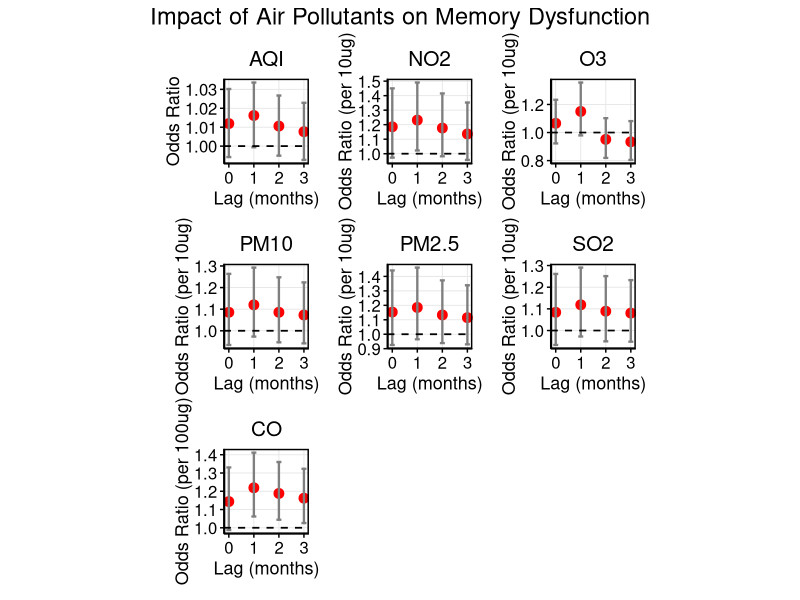
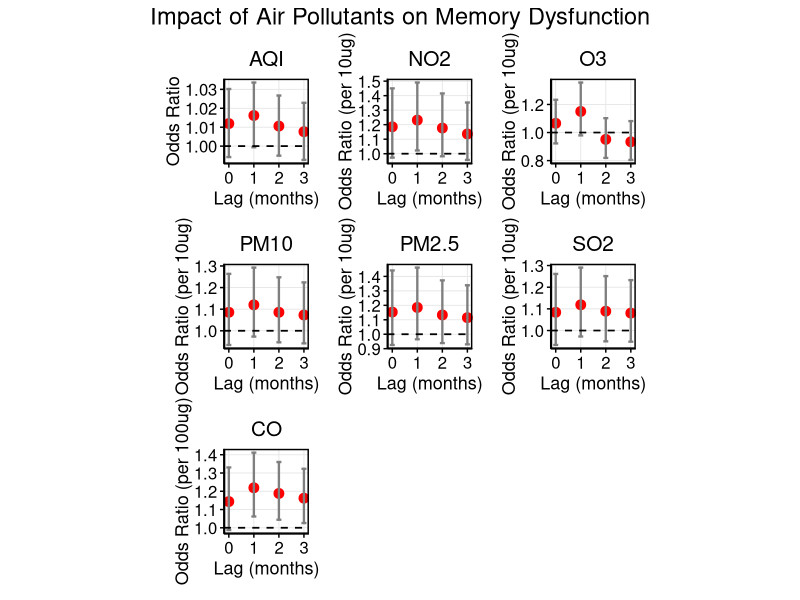

These charts were generated, in order, by the following R code:
setwd("/Users/shij/Documents/GitHub/NMDA_data_analysis/")
my.dat<-readxl::read_xlsx("NMDA_with_population_sex_ratio_age_portion.xlsx")
setwd("/Users/shij/Documents/GitHub/NMDA_data_analysis/251211/")

# ============================
# 1. Load Required Packages
# ============================
library(ggplot2)
library(dplyr)
library(tidyr)
library(broom)
library(patchwork)   # For combining plots
library(writexl)     # For exporting table

# ============================
# 2. Simplify Outcome Variable Name & Convert to Factor
# ============================
# Rename column for simplicity
names(my.dat)[names(my.dat) == "Memory dysfunction"] <- "MemoryDys"

# Check current class
class(my.dat$MemoryDys)
table(my.dat$MemoryDys)  # Should show 0 and 1

# Convert to factor (binary logistic regression expects factor or 0/1)
my.dat$MemoryDys <- factor(my.dat$MemoryDys, levels = c(0, 1), ordered = FALSE)

# Verify
str(my.dat$MemoryDys)

# ============================
# 3. Define Pollutants and Lags
# ============================
pollutants <- c("AQI", "NO2", "O3", "CO", "PM10", "PM2.5", "SO2")  # CO is 4th
lags <- c("M0", "M1", "M2", "M3")

# Create column name patterns
pollutant_cols <- sapply(pollutants, function(p) {
  paste0(p, "_", lags)
}, simplify = FALSE)

# ============================
# 4. Fit Binary Logistic Regression for Each Pollutant-Lag
# ============================
results_list <- list()

for (pollutant in pollutants) {
  lag_cols <- pollutant_cols[[pollutant]]
  for (lag_col in lag_cols) {
    # Check if column has variation and not all NA
    data_col <- my.dat[[lag_col]]
    if (all(is.na(data_col)) || length(unique(data_col[!is.na(data_col)])) <= 1) {
      message("Skipping ", lag_col, " — no variation or all NA")
      next
    }
    
    # Fit binary logistic regression
    model <- glm(MemoryDys ~ ., data = my.dat[, c("MemoryDys", lag_col)], 
                 family = binomial, na.action = na.omit)
    
    # Extract summary
    model_summary <- tidy(model, conf.int = TRUE, exponentiate = TRUE) %>%
      filter(term == lag_col) %>%
      mutate(Pollutant = pollutant,
             Lag = gsub(".*_", "", lag_col),
             Lag_Num = as.numeric(gsub("M", "", lag_col)))
    
    results_list <- append(results_list, list(model_summary))
  }
}

# Combine all results
results_df <- bind_rows(results_list)

# ============================
# 5. Clean and Format Results
# ============================
results_df <- results_df %>%
  mutate(
    Lag = trimws(toupper(Lag)),
    Lag.Num = as.numeric(gsub("^M(\\d+)$", "\\1", Lag))
  ) %>%
  filter(!is.na(Lag.Num))

# # ============================
# # 6. Create 7 Individual Plots (One per Pollutant) — NO TEXT LABELS
# # ============================
# # Get pollutants in desired order
# pollutants_plot <- c("AQI", "NO2", "O3", "CO", "PM10", "PM2.5", "SO2")
# 
# # Create list of individual plots
# plot_list <- lapply(pollutants_plot, function(poll) {
#   df_sub <- results_df %>% filter(Pollutant == poll)
#   
#   p <- ggplot(df_sub, aes(x = Lag.Num, y = estimate, ymin = conf.low, ymax = conf.high)) +
#     geom_point(color = "red", size = 3) +
#     geom_errorbar(width = 0.2, color = "gray50", size = 0.8) +
#     geom_hline(yintercept = 1, linetype = "dashed", color = "black", size = 0.6) +
#     labs(
#       x = "Lag (months)",
#       y = "Odds Ratio (OR)",
#       title = poll
#     ) +
#     theme_minimal() +
#     theme(
#       panel.border = element_rect(color = "black", fill = NA, size = 1),
#       panel.background = element_blank(),
#       panel.grid.major = element_line(color = "gray90", size = 0.3),
#       panel.grid.minor = element_blank(),
#       axis.line = element_line(color = "black", size = 0.5),
#       axis.ticks = element_line(color = "black", size = 0.5),
#       axis.text = element_text(size = 12, color = "black"),
#       axis.title = element_text(size = 13, color = "black"),
#       plot.title = element_text(hjust = 0.5, size = 15, color = "black"),
#       plot.margin = margin(10, 10, 10, 10),
#       axis.title.y = element_text(angle = 90, vjust = 0.5),
#       aspect.ratio = 1  # ← Forces square panels
#     ) +
#     # ✅ No text labels — remove all geom_text
#     # ✅ Tight x-axis: no extra padding
#     scale_x_continuous(
#       breaks = c(0, 1, 2, 3), 
#       labels = c("0", "1", "2", "3"),
#       expand = expansion(add = c(0.1, 0.1))  # ← Tight padding
#     )
#   
#   return(p)
# })
# 
# # ============================
# # 7. Combine All 7 Plots in a Single Row — CO LAST
# # ============================
# p_combined <- plot_list[[1]] + plot_list[[2]] + plot_list[[3]] + plot_list[[5]] + 
#   plot_list[[6]] + plot_list[[7]] + plot_list[[4]] +
#   plot_annotation(title = "Impact of Pollutants on Memory Dysfunction",
#                   theme = theme(plot.title = element_text(hjust = 0.5, size = 17, color = "black")))
# 
# # Display plot
# print(p_combined)
# 
# # Optional: Save as PNG with width=12, height=15
# ggsave("NMDAR_MemoryDysfunction.png", p_combined, width = 12, height = 15, dpi = 300, units = "in")

# ============================
# 6. Create 7 Individual Plots (One per Pollutant) — NO TEXT LABELS
# ============================
# Get pollutants in desired order
pollutants_plot <- c("AQI", "NO2", "O3", "CO", "PM10", "PM2.5", "SO2")

# Create list of individual plots
plot_list <- lapply(pollutants_plot, function(poll) {
  df_sub <- results_df %>% filter(Pollutant == poll)
  
  # Apply transformation based on pollutant
  if (poll == "CO") {
    df_sub <- df_sub %>%
      mutate(
        y = estimate^0.1,
        ymin = conf.low^0.1,
        ymax = conf.high^0.1
      )
    y_label <- "Odds Ratio (per 100ug)"
  }else if (poll == "AQI") {
    df_sub <- df_sub %>%
      mutate(
        y = estimate^1,
        ymin = conf.low^1,
        ymax = conf.high^1
      )
    y_label <- "Odds Ratio"
  } else {
    df_sub <- df_sub %>%
      mutate(
        y = estimate^10,
        ymin = conf.low^10,
        ymax = conf.high^10
      )
    y_label <- "Odds Ratio (per 10ug)"
  }
  
  p <- ggplot(df_sub, aes(x = Lag.Num, y = y, ymin = ymin, ymax = ymax)) +
    geom_point(color = "red", size = 3) +
    geom_errorbar(width = 0.2, color = "gray50", size = 0.8) +
    geom_hline(yintercept = 1, linetype = "dashed", color = "black", size = 0.6) +
    labs(
      x = "Lag (months)",
      y = y_label,  # ← Custom y-label per pollutant
      title = poll
    ) +
    theme_minimal() +
    theme(
      panel.border = element_rect(color = "black", fill = NA, size = 1),
      panel.background = element_blank(),
      panel.grid.major = element_line(color = "gray90", size = 0.3),
      panel.grid.minor = element_blank(),
      axis.line = element_line(color = "black", size = 0.5),
      axis.ticks = element_line(color = "black", size = 0.5),
      axis.text = element_text(size = 12, color = "black"),
      axis.title = element_text(size = 13, color = "black"),
      plot.title = element_text(hjust = 0.5, size = 15, color = "black"),
      plot.margin = margin(10, 10, 10, 10),
      axis.title.y = element_text(angle = 90, vjust = 0.5),
      aspect.ratio = 1  # ← Forces square panels
    ) +
    scale_x_continuous(
      breaks = c(0, 1, 2, 3), 
      labels = c("0", "1", "2", "3"),
      expand = expansion(add = c(0.1, 0.1))  # ← Tight padding
    )
  
  return(p)
})

# ============================
# 7. Combine All 7 Plots in a Single Row — CO LAST
# ============================
p_combined <- plot_list[[1]] + plot_list[[2]] + plot_list[[3]] + plot_list[[5]] + 
  plot_list[[6]] + plot_list[[7]] + plot_list[[4]] +
  plot_annotation(title = "Impact of Air Pollutants on Memory Dysfunction",
                  theme = theme(plot.title = element_text(hjust = 0.5, size = 17, color = "black")))

# Display plot
print(p_combined)

# Optional: Save as PNG with width=12, height=15
ggsave("NMDAR_MemoryDysfunction.png", p_combined, width = 12, height = 15, dpi = 300, units = "in")

# ============================
# 8. Create Clean Results Table (Include CO, OR, 95% CI, p-value)
# ============================

# # Create clean table
# table_df <- results_df %>%
#   select(Pollutant, Lag, estimate, conf.low, conf.high, p.value) %>%
#   mutate(
#     `Odds Ratio (OR)` = round(estimate, 4),
#     `95% CI` = paste0(round(conf.low, 4), " – ", round(conf.high, 4)),
#     `p-value` = ifelse(p.value < 0.001, 
#                        format(p.value, scientific = TRUE, digits = 2),
#                        round(p.value, 4)),
#     `Pollutant & Lag` = paste(Pollutant, Lag, sep = "_")
#   ) %>%
#   arrange(Pollutant, Lag) %>%
#   select(`Pollutant & Lag`, `Odds Ratio (OR)`, `95% CI`, `p-value`)

library(writexl)

# Create clean table with transformed ORs and CIs
table_df <- results_df %>%
  select(Pollutant, Lag, estimate, conf.low, conf.high, p.value) %>%
  mutate(
    # Apply transformation based on pollutant
    transformed_estimate = ifelse(Pollutant == "CO", estimate^0.1, estimate^10),
    transformed_conf.low = ifelse(Pollutant == "CO", conf.low^0.1, conf.low^10),
    transformed_conf.high = ifelse(Pollutant == "CO", conf.high^0.1, conf.high^10),
    
    # Format for display
    `Odds Ratio (OR)` = round(transformed_estimate, 4),
    `95% CI` = paste0(
      round(transformed_conf.low, 4), 
      " – ", 
      round(transformed_conf.high, 4)
    ),
    `p-value` = ifelse(p.value < 0.001, 
                       format(p.value, scientific = TRUE, digits = 2),
                       round(p.value, 4)),
    `Pollutant & Lag` = paste(Pollutant, Lag, sep = "_")
  ) %>%
  arrange(Pollutant, Lag) %>%
  select(`Pollutant & Lag`, `Odds Ratio (OR)`, `95% CI`, `p-value`)

# Export to Excel file (simplified name)
write_xlsx(table_df, "NMDAR_MemoryDysfunction.xlsx")
